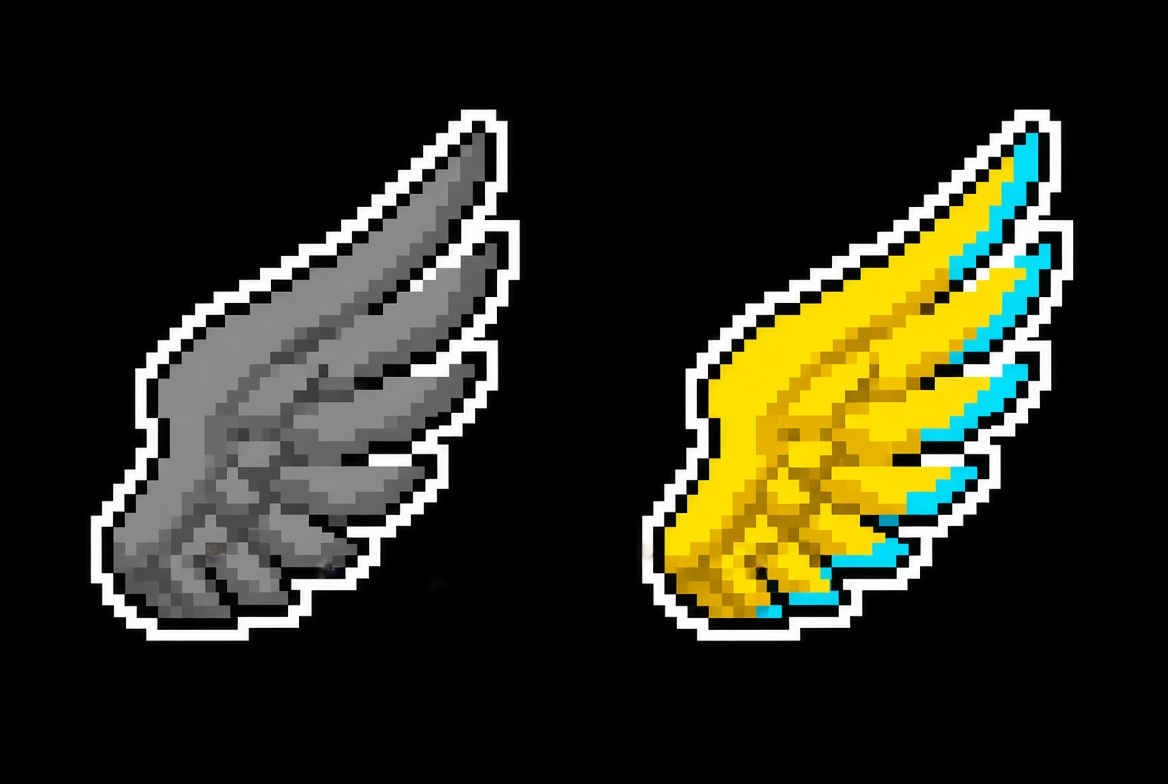
#> input picture build-res/ap-wings-source.jpg, 1168 x 784 px
$ python fix-outline.py ../../build-res/ap-wings-source.jpg
#> lines starting #> are read from the running program, lines starting #| are printed output that depends on the picture
"""
잘라 온 소품의 테두리 다듬기 (D-057): 자를 때 빠지거나 끊긴 검정·흰 테두리를 다시 두른다.
흰 테두리를 떼고 → 몸통 안 구멍·한 칸 틈을 메우고 → (대칭 소품은 왼쪽 절반을 비추고) → 몸통 가장자리 = 검정, 그 바깥 1도트 = 흰색.
사용: python3 -I tools/order/fix-outline.py <파일.png> [--sym] [--hole RRGGBB]
"""
import sys
from collections import deque

from PIL import Image

INK, RIM = (0x0B, 0x0B, 0x0E, 255), (0xF4, 0xF1, 0xEA, 255)
NB4 = ((1, 0), (-1, 0), (0, 1), (0, -1))

path = sys.argv[1]
sym = '--sym' in sys.argv
hole = tuple(int(sys.argv[sys.argv.index('--hole') + 1][i:i + 2], 16) for i in (0, 2, 4)) + (255,) if '--hole' in sys.argv else None
src = Image.open(path).convert('RGBA')
w, h = src.size[0] + 4, src.size[1] + 4
#> w = 1172; h = 788
im = Image.new('RGBA', (w, h), (0, 0, 0, 0))
#> im: PIL image 1172x788 RGBA; every value is 0
im.paste(src, (2, 2))
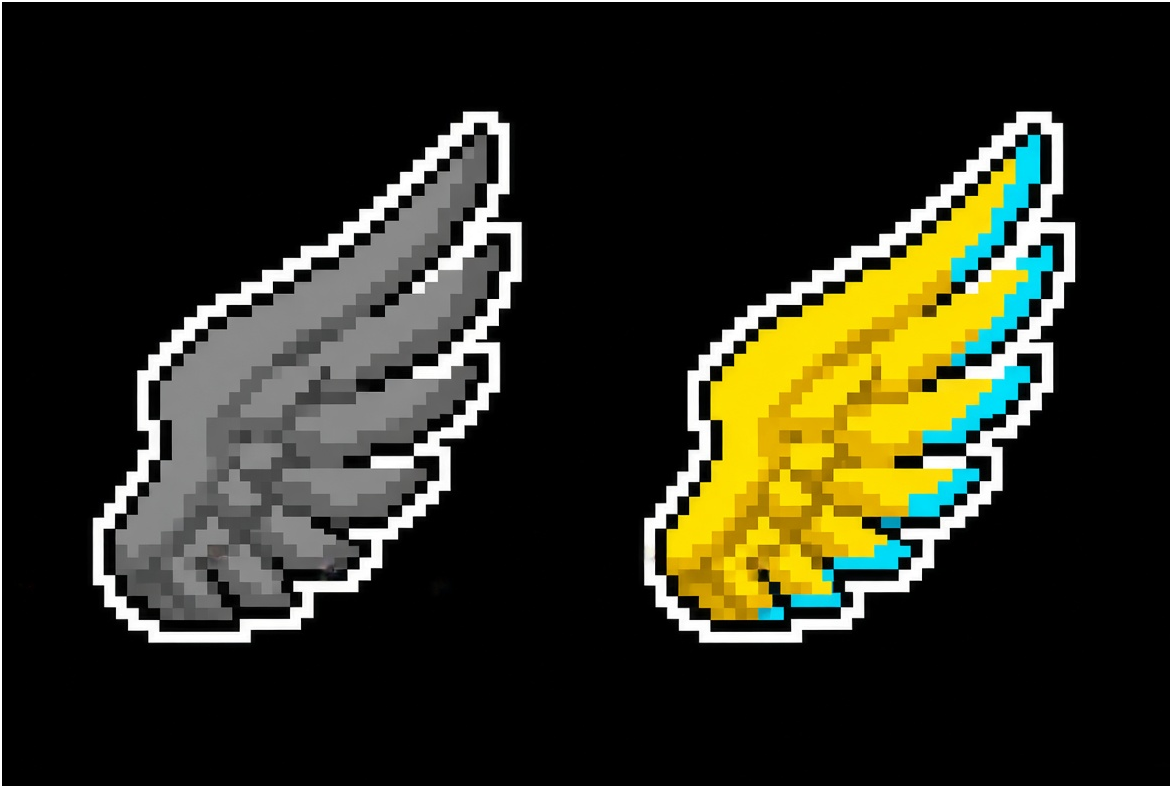
#> im: PIL image 1172x788 RGBA; mean R, G, B, A 43.3, 43.4, 28.5, 252.8; transparent parts drawn white
p = im.load()
is_body = lambda c: c[3] > 0 and min(c[:3]) <= 200  # 흰 테두리는 몸통이 아니다


def outside():
    out = [[False] * w for _ in range(h)]
    q = deque([(0, 0)])
    out[0][0] = True
    while q:
        x, y = q.popleft()
        for dx, dy in NB4:
            X, Y = x + dx, y + dy
            if 0 <= X < w and 0 <= Y < h and not out[Y][X] and not is_body(p[X, Y]):
                out[Y][X] = True
                q.append((X, Y))
    return out


# 1) 몸통 안 구멍 메우기
out = outside()
for y in range(h):
    for x in range(w):
        if not out[y][x] and not is_body(p[x, y]):
            p[x, y] = hole or next(p[x + dx, y + dy] for dx, dy in NB4 if is_body(p[x + dx, y + dy]))
# 2) 한 칸 틈 메우기: 위·아래 또는 좌·우가 모두 몸통인 빈칸
for y in range(1, h - 1):
    for x in range(1, w - 1):
        if not is_body(p[x, y]):
            if is_body(p[x, y - 1]) and is_body(p[x, y + 1]):
                p[x, y] = p[x, y - 1]
            elif is_body(p[x - 1, y]) and is_body(p[x + 1, y]):
                p[x, y] = p[x - 1, y]
# 3) 흰 테두리 떼기 + 대칭
for y in range(h):
    for x in range(w):
        if not is_body(p[x, y]):
            p[x, y] = (0, 0, 0, 0)
# 떨어져 나온 부스러기(워터마크·번짐)는 버린다: 가장 큰 덩어리만 남김
seen, best = set(), []
for y in range(h):
    for x in range(w):
        if is_body(p[x, y]) and (x, y) not in seen:
            comp, q = [], deque([(x, y)])
            seen.add((x, y))
            while q:
                cx, cy = q.popleft()
                comp.append((cx, cy))
                for dx in (-1, 0, 1):
                    for dy in (-1, 0, 1):
                        X, Y = cx + dx, cy + dy
                        if 0 <= X < w and 0 <= Y < h and (X, Y) not in seen and is_body(p[X, Y]):
                            seen.add((X, Y))
                            q.append((X, Y))
            if len(comp) > len(best):
                best = comp
keep = set(best)
for y in range(h):
    for x in range(w):
        if (x, y) not in keep:
            p[x, y] = (0, 0, 0, 0)
if sym:
    bb = im.getbbox()
    cx2 = bb[0] + bb[2] - 1  # 가운데의 두 배
    for y in range(h):
        for x in range(bb[0], (cx2 + 1) // 2):
            p[cx2 - x, y] = p[x, y]
# 4) 몸통 가장자리 = 검정, 바깥 1도트 = 흰색
out = outside()
edge = [(x, y) for y in range(h) for x in range(w) if is_body(p[x, y]) and any(out[y + dy][x + dx] for dx, dy in NB4)]
#> edge = 3900 pairs, first value 2 to 1169, second value 2 to 785
for x, y in edge:
    p[x, y] = INK
rim = [(x, y) for y in range(h) for x in range(w) if out[y][x] and any(0 <= x + dx < w and 0 <= y + dy < h and is_body(p[x + dx, y + dy]) for dx, dy in NB4)]
#> rim = 3904 pairs, first value 1 to 1170, second value 1 to 786
for x, y in rim:
    p[x, y] = RIM
im.crop(im.getbbox()).save(path)
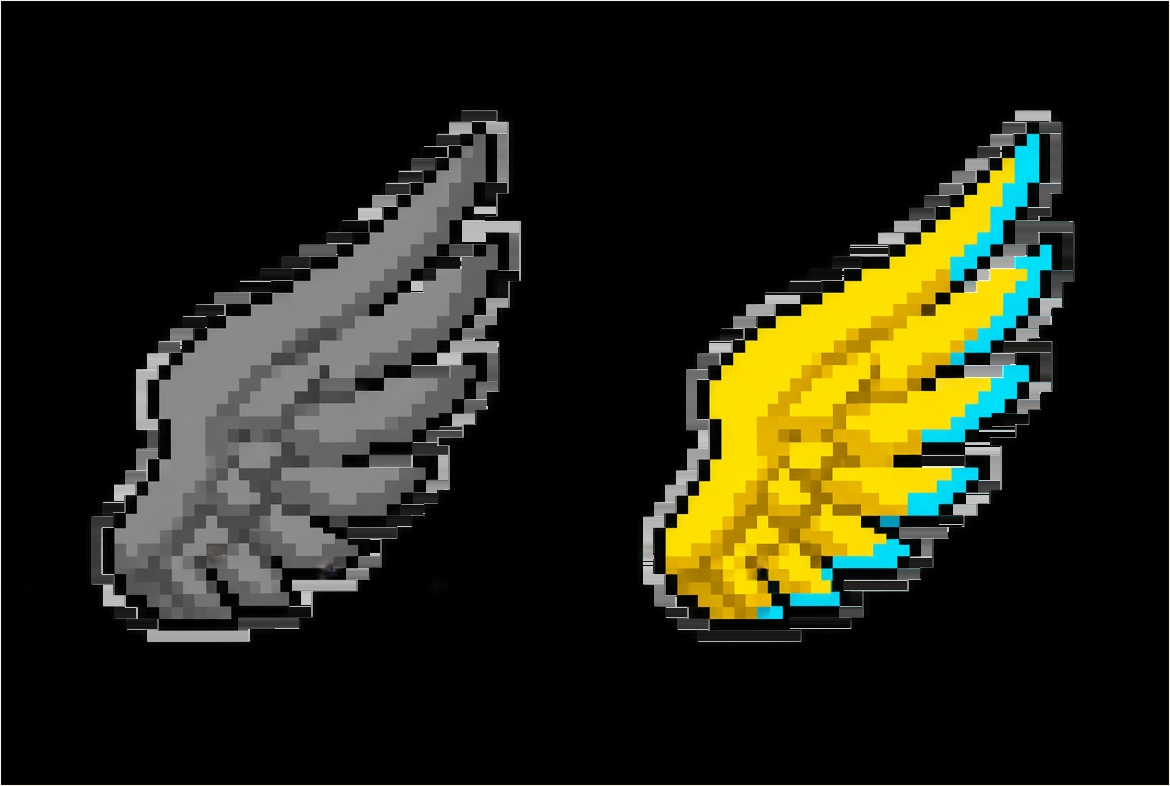
#> saved as ap-wings-source.jpg: PIL image 1170x786 RGBA; mean R, G, B, A 36.7, 36.8, 21.8, 255; transparent parts drawn white
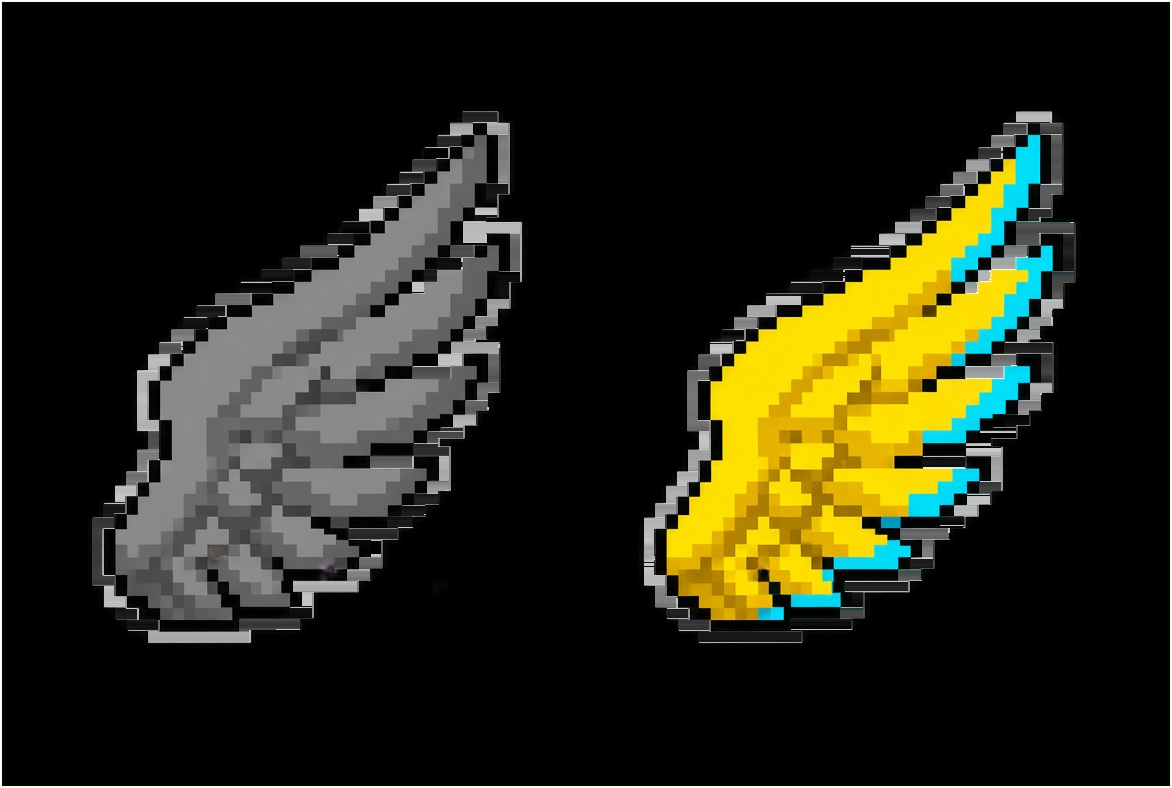
#> im: PIL image 1172x788 RGBA; mean R, G, B, A 36.5, 36.7, 21.7, 253.9; transparent parts drawn white
print(path, im.getbbox())
#| ../../build-res/ap-wings-source.jpg (1, 1, 1171, 787)

$ run again, on build-res/pieces-small-source.png
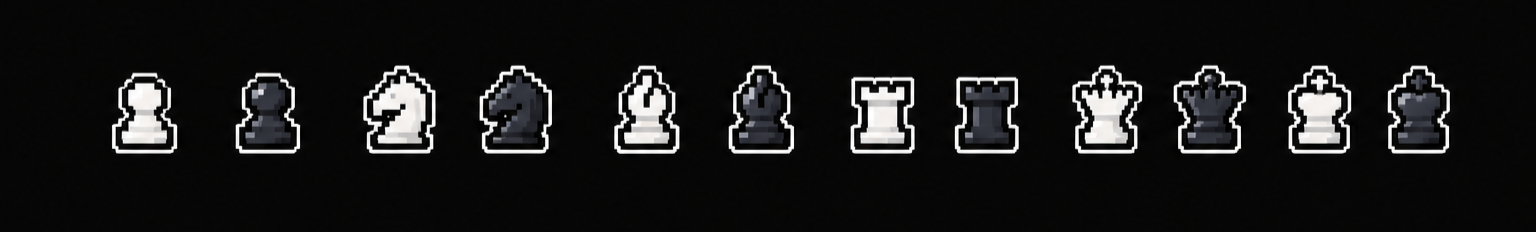
#> input picture build-res/pieces-small-source.png, 1536 x 232 px
#> src is the input picture: PIL image 1536x232 RGBA; mean R, G, B, A 23.7, 23.6, 23.7, 255
#> `im.paste(src, (2, 2))`:
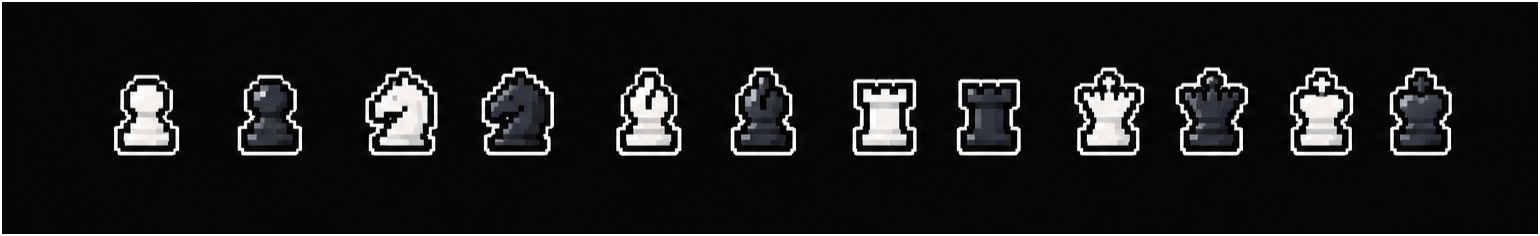
#> im: PIL image 1540x236 RGBA; mean R, G, B, A 23.2, 23.1, 23.2, 250; transparent parts drawn white
#> edge = 3532 pairs, first value 2 to 1537, second value 2 to 233
#> rim = 3536 pairs, first value 1 to 1538, second value 1 to 234
#> `im.crop(im.getbbox()).save(path)`:
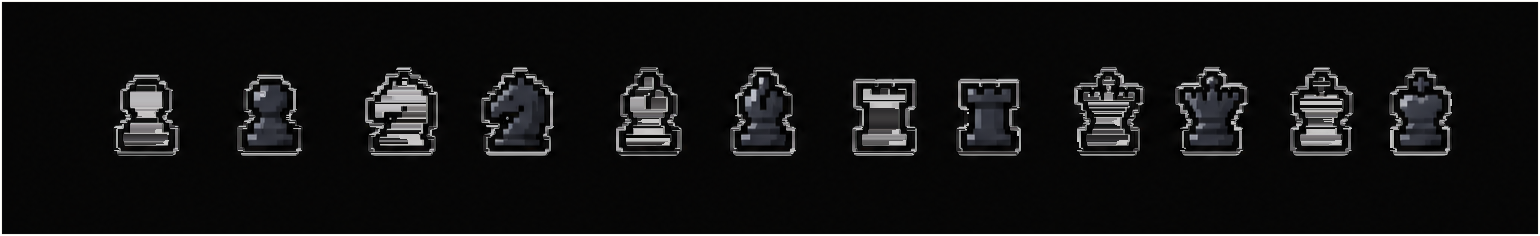
#> im: PIL image 1540x236 RGBA; mean R, G, B, A 18.6, 18.4, 18.6, 252.5; transparent parts drawn white
#| ../../build-res/pieces-small-source.png (1, 1, 1539, 235)
